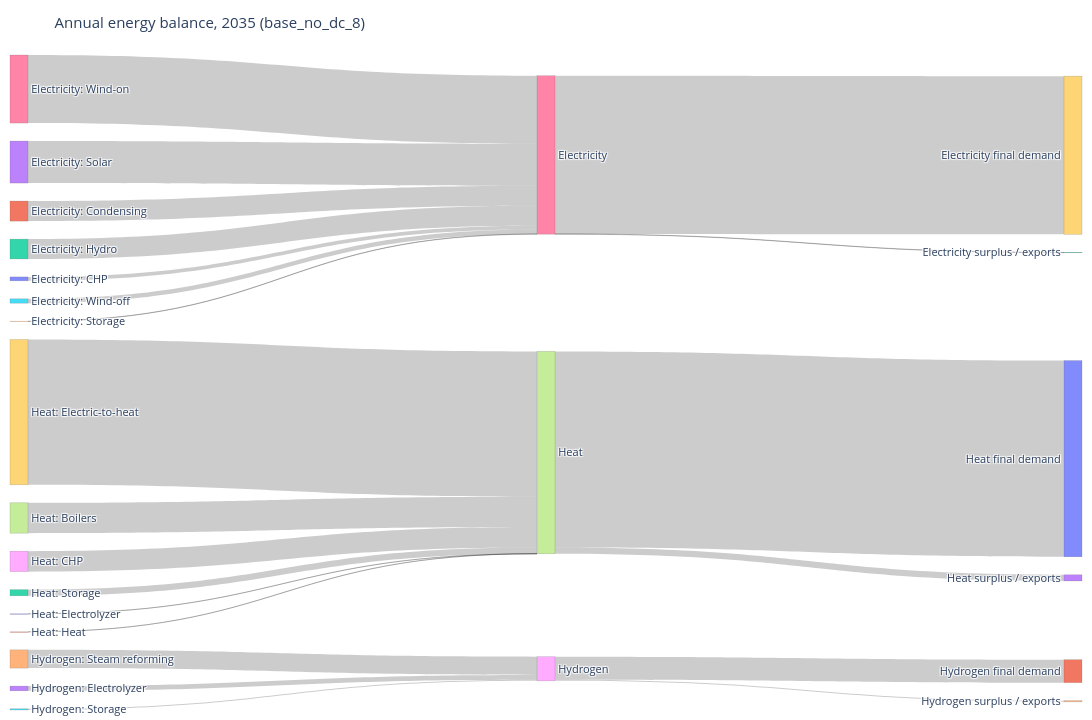

This figure's notebook cell:
### Code cell
# 1.5 Annual energy-balance Sankey diagram (TWh)
# Technology groups feed carriers, which feed final demand.
SANKEY_YEAR = max(get("PRO_YCRAGF")["Year"])
sankey_carriers = ["ELECTRICITY", "HEAT", "HYDROGEN"]
sankey_names = {"ELECTRICITY": "Electricity", "HEAT": "Heat", "HYDROGEN": "Hydrogen"}

sankey_pro = get("PRO_YCRAGF").query("Year == @SANKEY_YEAR and Commodity in @sankey_carriers").copy()
sankey_pro["Source"] = tech_group(sankey_pro, unpack=True)
sankey_pro = sankey_pro.groupby(["Commodity", "Source"])["Value"].sum().reset_index()

sankey_dem = pd.concat([
    get("EL_DEMAND_YCR").assign(Commodity="ELECTRICITY"),
    get("H_DEMAND_YCRA").assign(Commodity="HEAT"),
    get("H2_DEMAND_YCR").assign(Commodity="HYDROGEN"),
], ignore_index=True).query("Year == @SANKEY_YEAR and Commodity in @sankey_carriers")
sankey_dem = sankey_dem.groupby("Commodity")["Value"].sum()

source_labels = [f"{row.Commodity.title()}: {row.Source}" for row in sankey_pro.itertuples()]
carrier_labels = [sankey_names[c] for c in sankey_carriers]
sink_labels = [f"{sankey_names[c]} final demand" for c in sankey_carriers]
labels = source_labels + carrier_labels + sink_labels
carrier_index = {c: len(source_labels) + i for i, c in enumerate(sankey_carriers)}
sink_index = {c: len(source_labels) + len(carrier_labels) + i for i, c in enumerate(sankey_carriers)}
source_index = {(row.Commodity, row.Source): i for i, row in enumerate(sankey_pro.itertuples())}

links = [(source_index[(row.Commodity, row.Source)], carrier_index[row.Commodity], row.Value) for row in sankey_pro.itertuples() if row.Value > 0]
for commodity in sankey_carriers:
    supply = sankey_pro.loc[sankey_pro["Commodity"] == commodity, "Value"].sum()
    demand_value = float(sankey_dem.get(commodity, 0))
    if demand_value > 0:
        links.append((carrier_index[commodity], sink_index[commodity], demand_value))
    residual = supply - demand_value
    if residual > 1e-9:
        labels.append(f"{sankey_names[commodity]} surplus / exports")
        links.append((carrier_index[commodity], len(labels) - 1, residual))
    elif residual < -1e-9:
        labels.append(f"{sankey_names[commodity]} net imports")
        links.append((len(labels) - 1, carrier_index[commodity], -residual))

fig = go.Figure(go.Sankey(
    arrangement="snap",
    node=dict(label=labels, pad=18, thickness=18, line=dict(color="rgba(80,80,80,0.35)", width=0.5)),
    link=dict(source=[x[0] for x in links], target=[x[1] for x in links], value=[x[2] for x in links]),
))
fig.update_layout(title=f"Annual energy balance, {SANKEY_YEAR} ({SCENARIO})", height=720, width=1250,
                  font=dict(size=11), margin=dict(l=10, r=10, t=55, b=10))
fig.show()

### Figure 1 — Plotly figure (JSON) as saved in the notebook; plotly's stock layout.template omitted (floating-point values rounded to 4 significant figures)
{"data": [{"arrangement": "snap", "link": {"source": [0, 1, 2, 3, 4, 5, 6, 7, 8, 9, 10, 11, 12, 13, 14, 15, 16, 16, 17, 17, 18, 18], "target": [16, 16, 16, 16, 16, 16, 16, 17, 17, 17, 17, 17, 17, 18, 18, 18, 19, 22, 20, 23, 21, 24], "value": [121.2, 626.6, 618.6, 1311.0, 9.305, 136.4, 2125.0, 948.7, 639.4, 4538.0, 1.231, 0.3711, 192.3, 146.6, 569.5, 37.69, 4939.0, 9.305, 6127.0, 192.3, 716.1, 37.69]}, "node": {"label": ["Electricity: CHP", "Electricity: Condensing", "Electricity: Hydro", "Electricity: Solar", "Electricity: Storage", "Electricity: Wind-off", "Electricity: Wind-on", "Heat: Boilers", "Heat: CHP", "Heat: Electric-to-heat", "Heat: Electrolyzer", "Heat: Heat", "Heat: Storage", "Hydrogen: Electrolyzer", "Hydrogen: Steam reforming", "Hydrogen: Storage", "Electricity", "Heat", "Hydrogen", "Electricity final demand", "Heat final demand", "Hydrogen final demand", "Electricity surplus / exports", "Heat surplus / exports", "Hydrogen surplus / exports"], "line": {"color": "rgba(80,80,80,0.35)", "width": 0.5}, "pad": 18, "thickness": 18}, "type": "sankey"}], "layout": {"font": {"size": 11}, "height": 720, "margin": {"b": 10, "l": 10, "r": 10, "t": 55}, "title": {"text": "Annual energy balance, 2035 (base_no_dc_8)"}, "width": 1250}}
